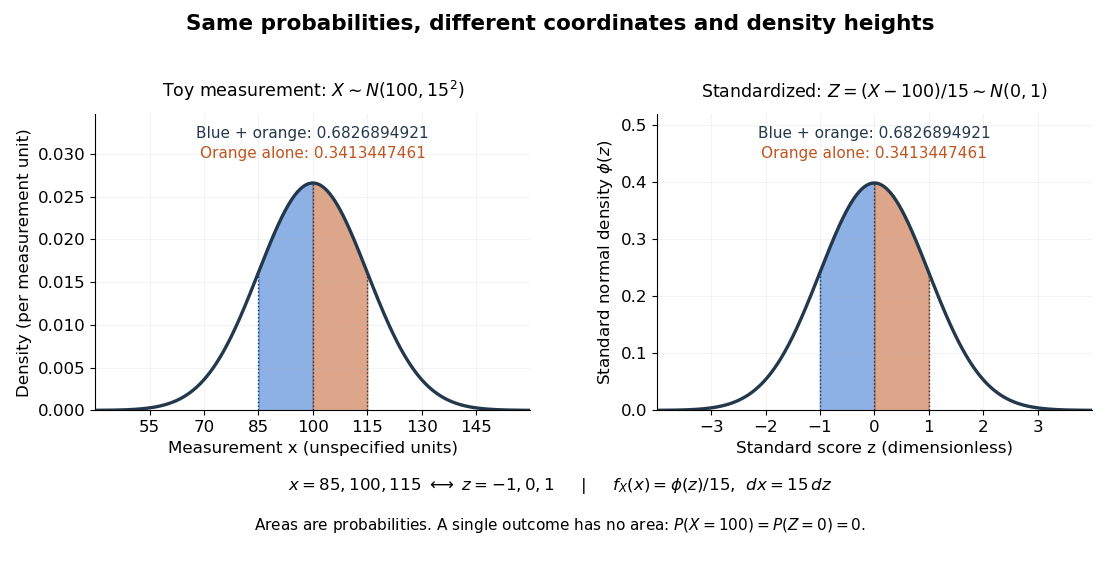

Source code (Python):
"""Show corresponding normal areas and z-scores; opaque basename PNG to CWD.

Tested with Python 3.14, NumPy 2.3.5 and Matplotlib 3.10.7.
"""

from pathlib import Path

import matplotlib.pyplot as plt
import numpy as np


def phi(z):
    return np.exp(-z**2 / 2) / np.sqrt(2 * np.pi)


def main():
    plt.rcParams.update({"font.size": 12, "figure.facecolor": "white"})
    blue, orange = "#246bce", "#bf5520"
    z = np.linspace(-4, 4, 1601)
    fig, axes = plt.subplots(1, 2, figsize=(11.2, 5.7), dpi=100)
    for ax, mean, sigma, title in zip(
        axes, [100, 0], [15, 1],
        [r"Toy measurement: $X\sim N(100,15^2)$", r"Standardized: $Z=(X-100)/15\sim N(0,1)$"],
    ):
        x, y = mean + sigma * z, phi(z) / sigma
        ax.plot(x, y, color="#24384b", linewidth=2.4)
        for lower, upper, color in [(-1, 0, blue), (0, 1, orange)]:
            section = np.linspace(lower, upper, 301)
            ax.fill_between(mean + sigma * section, phi(section) / sigma,
                            color=color, alpha=0.52)
        for threshold in [-1, 0, 1]:
            ax.vlines(mean + sigma * threshold, 0, phi(threshold) / sigma,
                      colors="#24384b", linestyles=":", linewidth=1)
        ax.set_title(title, fontsize=12.5, pad=12)
        ax.set(xlim=(mean - 4 * sigma, mean + 4 * sigma),
               ylim=(0, 0.52 / sigma))
        ax.set_xticks(mean + sigma * np.arange(-3, 4))
        ax.grid(alpha=0.15)
        ax.spines[["top", "right"]].set_visible(False)
        ax.text(0.5, 0.92, "Blue + orange: 0.6826894921", transform=ax.transAxes,
                ha="center", fontsize=11, color="#24384b")
        ax.text(0.5, 0.85, "Orange alone: 0.3413447461", transform=ax.transAxes,
                ha="center", fontsize=11, color=orange)
    axes[0].set(xlabel="Measurement x (unspecified units)",
                ylabel="Density (per measurement unit)")
    axes[1].set(xlabel="Standard score z (dimensionless)", ylabel=r"Standard normal density $\phi(z)$")
    fig.suptitle("Same probabilities, different coordinates and density heights",
                 fontsize=15.5, weight="bold", y=0.975)
    fig.text(0.5, 0.14, r"$x=85,100,115\ \longleftrightarrow\ z=-1,0,1$     |     $f_X(x)=\phi(z)/15$,  $dx=15\,dz$",
             ha="center", fontsize=12)
    fig.text(0.5, 0.07, r"Areas are probabilities. A single outcome has no area: $P(X=100)=P(Z=0)=0$.",
             ha="center", fontsize=11)
    fig.subplots_adjust(left=0.085, right=0.975, bottom=0.28, top=0.80, wspace=0.29)
    fig.savefig(Path.cwd() / Path(__file__).with_suffix(".png").name,
                facecolor="white", transparent=False)
    plt.close(fig)


if __name__ == "__main__":
    main()
